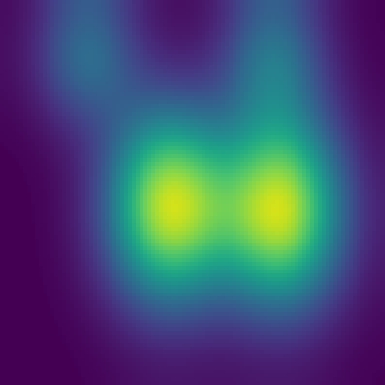
#> input picture Data_Simulation/real/real_1072.png, 385 x 385 px, given in place of real_0.png, which was not available
$ jupyter execute --allow-errors 04172023_Simulation.ipynb   (text cells are left out)
#> lines starting #> are read from the running program, lines starting #| are printed output that depends on the picture; pictures that were not available may be replaced by others from this repository, and a replacement may not be noted
#> further down, img is the input picture: PIL image 385x385 RGBA; mean R, G, B, A 67.4, 80.9, 116, 255
#> `cropped_img = img.crop((left, top, right, bottom))`:
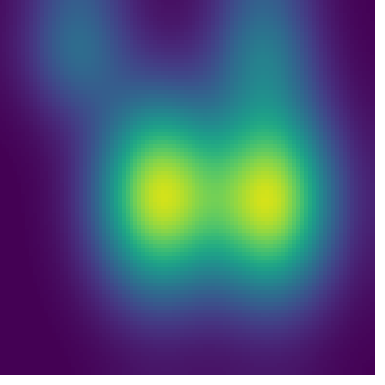
#> cropped_img: PIL image 385x385 RGBA; mean R, G, B, A 64, 79.5, 110.6, 241.9; transparent parts drawn white
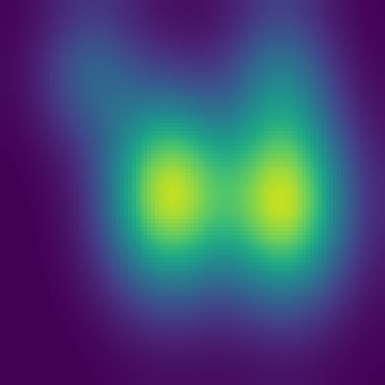
#> input picture Data_Simulation/real/real_1465.png, 385 x 385 px, given in place of hr_0.png, which was not available
#> further down, img is the input picture: PIL image 385x385 RGBA; mean R, G, B, A 66.4, 77.6, 115.6, 255
#> `cropped_img = img.crop((left, top, right, bottom))`:
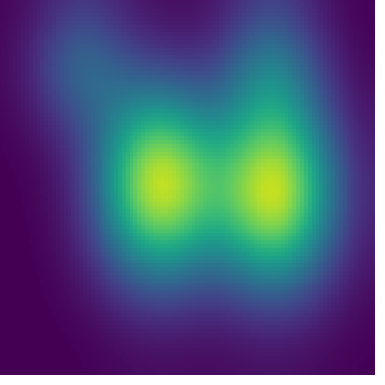
#> cropped_img: PIL image 385x385 RGBA; mean R, G, B, A 62.8, 76.7, 110.5, 241.9; transparent parts drawn white
[cell 1]
import numpy as np
import matplotlib.pyplot as plt
from scipy.ndimage import gaussian_filter
from scipy.ndimage import zoom
import seaborn as sns
import pykrige.kriging_tools as kt
from pykrige.ok import OrdinaryKriging
import os
from PIL import Image

[cell 2]
def kriging_heatmap_generation(i):
    ind=True
    while ind:
        # Define the dimensions of the FSR matrix
        n_rows = 100
        n_cols = 100

        # Define the range of possible FSR values
        fsr_range = (0, 1024)

        # Define the parameters of the pressure map
        pressure_sigma = 8

        # Define the weight distribution parameters for the human butt and thigh
        butt_pressure = np.random.randint(800,1200)
        thigh_pressure = np.random.randint(500,800)

        # Randomly define the centers of the two oval-shaped butt cheeks
        butt_center_x = np.random.randint(45, 65)
        butt_center_y = np.random.randint(45, 65)

        thigh_center_x = np.random.randint(40, 60)
        thigh_center_y = np.random.randint(5, 20)

        # Define the parameters of the two oval-shaped butt cheeks
        butt_cov1 = np.array([[8, 0], [0, 16]])
        butt_cov2 = np.array([[8, 0], [0, 16]])

        thigh_cov1 = np.array([[5, 0], [0, 10]])
        thigh_cov2 = np.array([[5, 0], [0, 10]])


        # Generate the heat maps for the two oval-shaped butt cheeks
        x, y = np.meshgrid(np.arange(n_cols), np.arange(n_rows))
        pos = np.empty(x.shape + (2,))
        pos[:, :, 0] = x
        pos[:, :, 1] = y
        butt_map1 = gaussian_filter(butt_pressure * np.exp(-0.5 * np.sum(np.square(np.dot(pos - [butt_center_x - np.random.randint(14,17), butt_center_y + np.random.choice([-1,1])*np.random.randint(0,2)], np.linalg.inv(butt_cov1))), axis=2)), sigma=pressure_sigma)
        butt_map2 = gaussian_filter(butt_pressure * np.exp(-0.5 * np.sum(np.square(np.dot(pos - [butt_center_x + np.random.randint(14,17), butt_center_y + np.random.choice([-1,1])*np.random.randint(0,2)], np.linalg.inv(butt_cov2))), axis=2)), sigma=pressure_sigma)
        thigh_map1 = gaussian_filter(thigh_pressure * np.exp(-0.5 * np.sum(np.square(np.dot(pos - [thigh_center_x - np.random.randint(23,26), thigh_center_y + np.random.choice([-1,1])*np.random.randint(0,2)], np.linalg.inv(thigh_cov1))), axis=2)), sigma=pressure_sigma)
        thigh_map2 = gaussian_filter(thigh_pressure * np.exp(-0.5 * np.sum(np.square(np.dot(pos - [thigh_center_x + np.random.randint(23,26), thigh_center_y + np.random.choice([-1,1])*np.random.randint(0,2)], np.linalg.inv(thigh_cov2))), axis=2)), sigma=pressure_sigma)

        # Combine the two oval-shaped butt cheeks
        body_map = butt_map1 + butt_map2 + thigh_map1 + thigh_map2

        # Add up the heat maps to get the overall pressure map of the human sitting on the seat
        pressure_map = body_map


        # Generate a random FSR matrix
        fsr_matrix = np.random.randint(0, 1, size=(n_rows, n_cols))

        # Add the pressure map to the FSR matrix
        fsr_matrix += pressure_map.astype(int)

        # Clip the FSR values to the allowed range
        fsr_matrix = np.clip(fsr_matrix, fsr_range[0], fsr_range[1])

        # Reduce noise
        phi = lambda x: 0 if x <= 5 else x
        data_flatten = fsr_matrix.flatten()
        fsr_matrix = np.array(list(map(phi, data_flatten))).reshape(fsr_matrix.shape)

        # Create a heatmap of the FSR matrix
        # plt.imshow(fsr_matrix, cmap="coolwarm", vmin=fsr_range[0], vmax=fsr_range[1])
        plt.figure(figsize=(5,5))
        sns.heatmap(fsr_matrix, cmap="viridis", cbar=False, vmin=0, vmax=800)
        plt.axis('off')
        plt.margins(0,0)
        plt.savefig(f'real\\real_{i}.png', bbox_inches='tight')
        plt.close()
        # Add a colorbar to the plot
        # plt.colorbar()

        # Set the title of the plot

        fsr_matrix_10x10 = zoom(fsr_matrix, 0.1)

        # Make sure the values are integers
        fsr_matrix_10x10 = fsr_matrix_10x10.astype(int)

        # Define the range of possible FSR values
        fsr_range = (0, 1023)

        data_10x10 = fsr_matrix_10x10
        # Kriging High
        x = np.arange(100) % 10
        y = np.arange(0, 10, 1).repeat(10)
        phi = data_10x10.flatten()

        OK = OrdinaryKriging(
        x,
        y,
        phi,
        variogram_model="gaussian",
        verbose=True,
        enable_plotting=True,
        )
        gridx = np.arange(-0.5, 9.5, 0.1, dtype='float64')
        gridy = np.arange(-0.5, 9.5, 0.1, dtype='float64')

        zstar, ss = OK.execute("grid", gridx, gridy)

        # assume real_image and kriging_result are numpy arrays of the same size
        residuals = fsr_matrix - zstar
        squared_residuals = residuals ** 2
        mean_squared_residuals = np.mean(squared_residuals)
        rmse = np.sqrt(mean_squared_residuals)
        print(rmse)

        if rmse < 80:
            #kt.write_asc_grid(gridx, gridy, z, filename="output.asc")
            plt.figure(figsize=(5,5))
            cax = plt.imshow(zstar, extent=(-0.5, 9.5, -0.5, 9.5), origin='lower',  cmap='viridis',  interpolation='gaussian', vmin=0, vmax=800)
            plt.ylim(9.5, -0.5) # Invert y-axis
            plt.axis('off')
            plt.margins(0,0)
            plt.savefig(f'kriging_high\\hr_{i}.png', bbox_inches='tight')
            plt.close()

            # Kriging Low
            #r = [0,0,0,0,
            #    1,1,
            #    2,2,2,2,
            #    3,3,3,3,
            #    4,4,4,4,
            #    5,5,5,5,
            #    6,6,6,6,
            #    7,7,7,7,
            #    8,8,
            #    9,9,9,9]
            #c = [0,3,6,9,
            #    3,6,
            #    2,4,5,7,
            #    0,3,6,9,
            #    2,4,5,7,
            #    2,4,5,7,
            #    0,3,6,9,
            #    2,4,5,7,
            #    3,6,
            #    0,3,6,9
            #    ]
            r = [
                0,0,0,0,0,
                2,2,2,2,2,
                4,4,4,4,4,
                6,6,6,6,6,
                8,8,8,8,8]
            c = [0,2,4,6,8,
                1,3,5,7,9,
                0,2,4,6,8,
                1,3,5,7,9,
                0,2,4,6,8
                ]
            data_lrk = data_10x10[r,c]
            x = np.array(c)
            y = np.array(r)
            phi = data_lrk.flatten()

            OK = OrdinaryKriging(
            x,
            y,
            phi,
            variogram_model="gaussian",
            verbose=True,
            enable_plotting=True,
            )
            gridx = np.arange(-0.5, 9.5, 0.1, dtype='float64')
            gridy = np.arange(-0.5, 9.5, 0.1, dtype='float64')
            zstar2, ss = OK.execute("grid", gridx, gridy)

            # assume real_image and kriging_result are numpy arrays of the same size
            residuals = zstar2 - zstar
            squared_residuals = residuals ** 2
            mean_squared_residuals = np.mean(squared_residuals)
            rmse = np.sqrt(mean_squared_residuals)
            print(rmse)

            if rmse < 80:
                #kt.write_asc_grid(gridx, gridy, z, filename="output.asc")
                plt.figure(figsize=(5,5))
                cax = plt.imshow(zstar2, extent=(-0.5, 9.5, -0.5, 9.5), origin='lower',  cmap='viridis', interpolation='gaussian', vmin=0, vmax=800)
                plt.ylim(9.5, -0.5) # Invert y-axis
                plt.axis('off')
                plt.margins(0,0)
                plt.savefig(f'kriging_low\\lr_{i}.png', bbox_inches='tight')
                plt.close()
                ind=False
            else:
                os.remove(f'kriging_high\\hr_{i}.png')

#> (a cell that did not finish here is left out)

[cell 4]
left = 10
top = 10
right = 395
bottom = 395

#> (the rest of this cell did not finish here and is left out)

[cell 5]
import matplotlib.pyplot as plt
import numpy as np

# Create a dummy plot with a scalar colormap
dummy_data = np.linspace(0, 1024, 100).reshape(10, 10)
cax = plt.imshow(dummy_data, cmap='viridis')

# Create a color bar
cbar = plt.colorbar(cax)

# Set color bar label and range
cbar.set_label('Value')
#cbar.set_clim(0, 1024)

# Remove the unnecessary plot frame and axes
plt.axis('off')

# Show the color bar
plt.show()
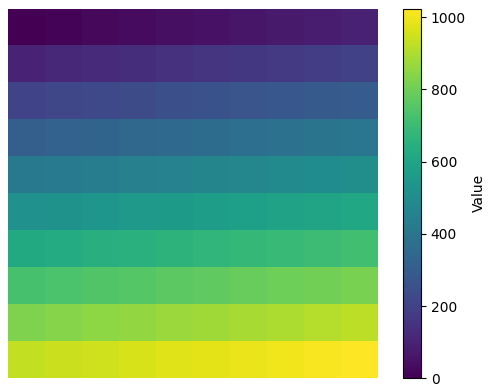
#> figure drawn by matplotlib, 2 panels
